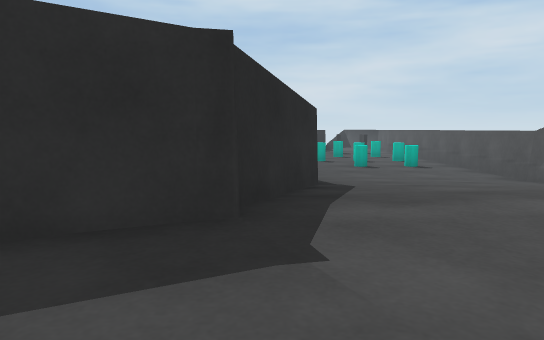
[1] (above)

12 first-person views from a walk through a scene from a Unity 3-D project. The camera is 0.64 m above the floor, tilts 6° down and sees 70° across. The floor is counted in squares, 1 m on a side. Each view is taken from the middle of a square. On the plan, view 1 faces up. The plan holds only what a view shows up to about 11 squares ahead; the rest is blank. The place goes on beyond the plan. The player is left out.

[2]
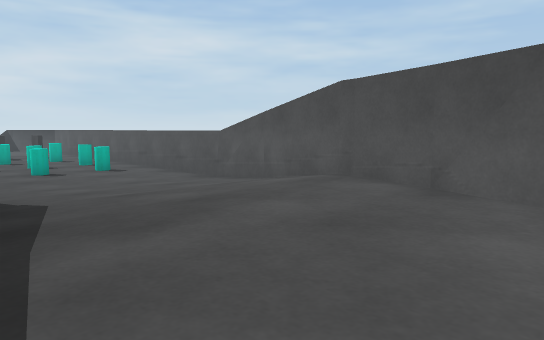

[3]
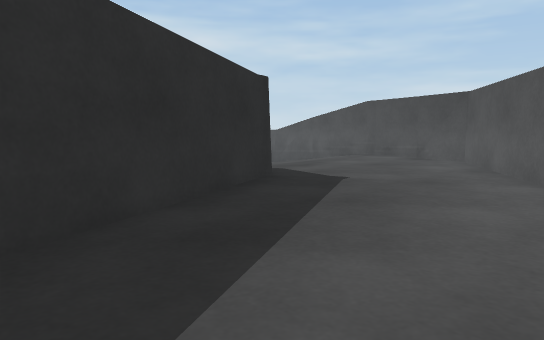

[4]
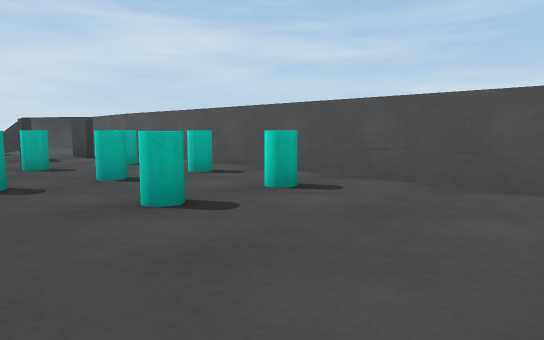

[5]
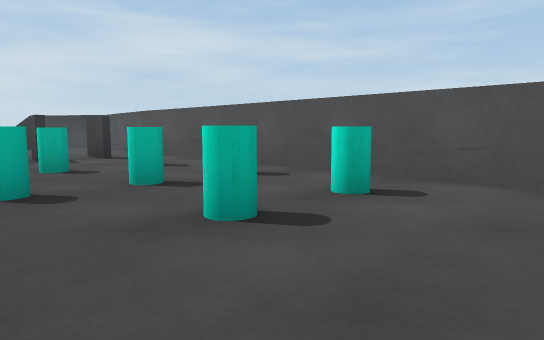

[6]
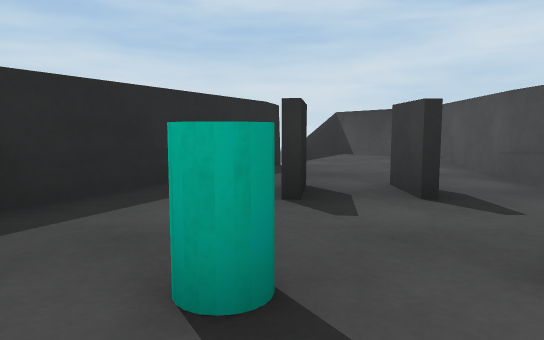

[7]
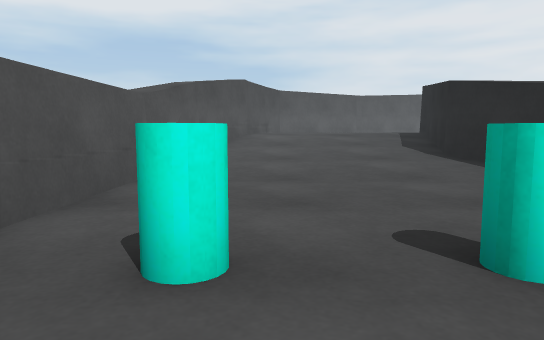

[8]
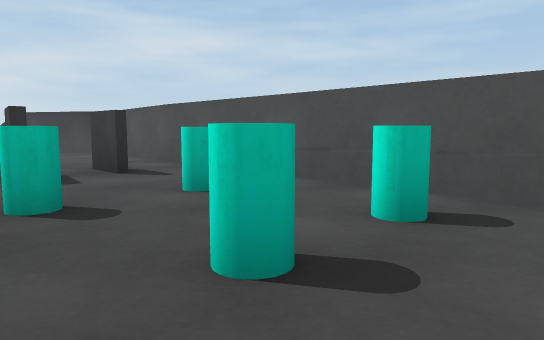

[9]
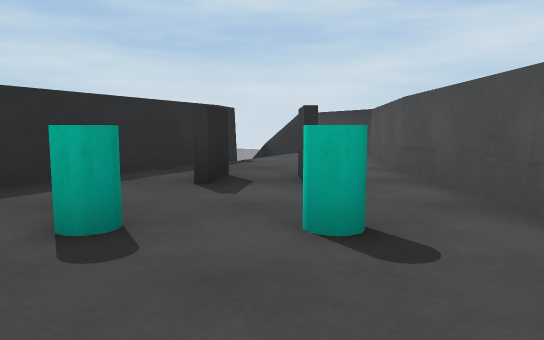

[10]
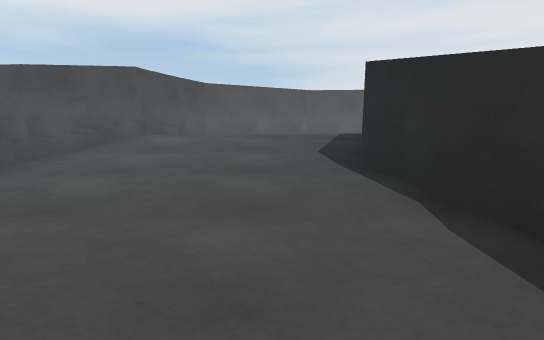

[11]
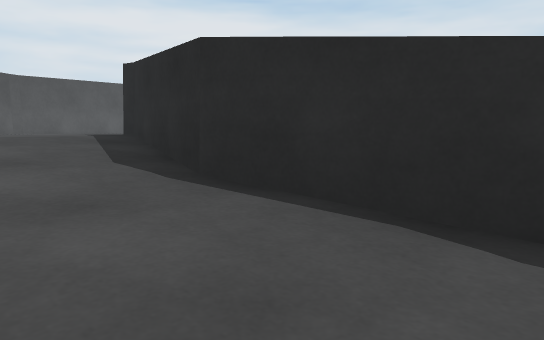

[12]
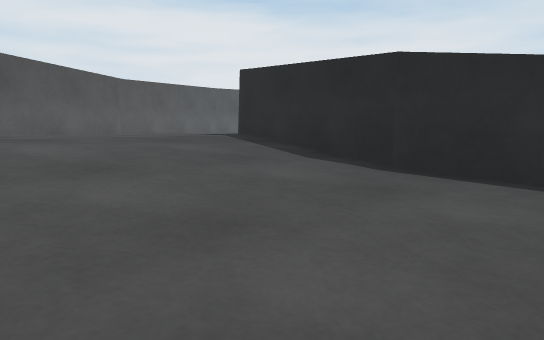

### Floor plan
Key: @ floor where view 1 was taken; # wall or solid block; . main floor; - floor 0.05 m lower than the main floor; : floor 0.1 m higher than the main floor; + floor 0.15 m higher than the main floor; * floor 0.35 m higher than the main floor; % floor 0.4 m higher than the main floor; & floor 0.45 m higher than the main floor; $ floor 0.5 m higher than the main floor; / step, stairs or slope; = window, fence, low wall or low ledge; C cylinder.
Columns run from 4 left of view 1 to 6 right of it. Each row starts with its distance up from view 1.
 22       ##--#
 21       #..-#
 20      ##...#
 19      #.#..#
 18      #....#
 17      .....#
 16       .CC.#
 15       ....#
 14       CC.C#
 13      .....#
 12      ..CC.#
 11      .....#
 10     #.....#
  9     #.....#
  8     #::://#
  7     ##++/+#
  6     ##///##
  5     #*///#
  4     /%&$$#
  3    #/$$$##
  2  ###$$$$#
  1  $$$$$$=#
  0  $$$@$
 -1 $$$$

Where each view was taken, in squares from view 1:
view 1: 0 up, 0 right, facing up
view 2: 1 up, 0 right, facing up-right
view 3: 1 down, 4 left, facing up-right
view 4: 9 up, 1 right, facing up-right
view 5: 10 up, 1 right, facing up-right
view 6: 15 up, 3 right, facing up
view 7: 14 up, 4 right, facing down
view 8: 13 up, 2 right, facing up-right
view 9: 14 up, 4 right, facing up
view 10: 12 up, 2 right, facing down
view 11: 10 up, 3 right, facing down-left
view 12: 9 up, 5 right, facing down-left
